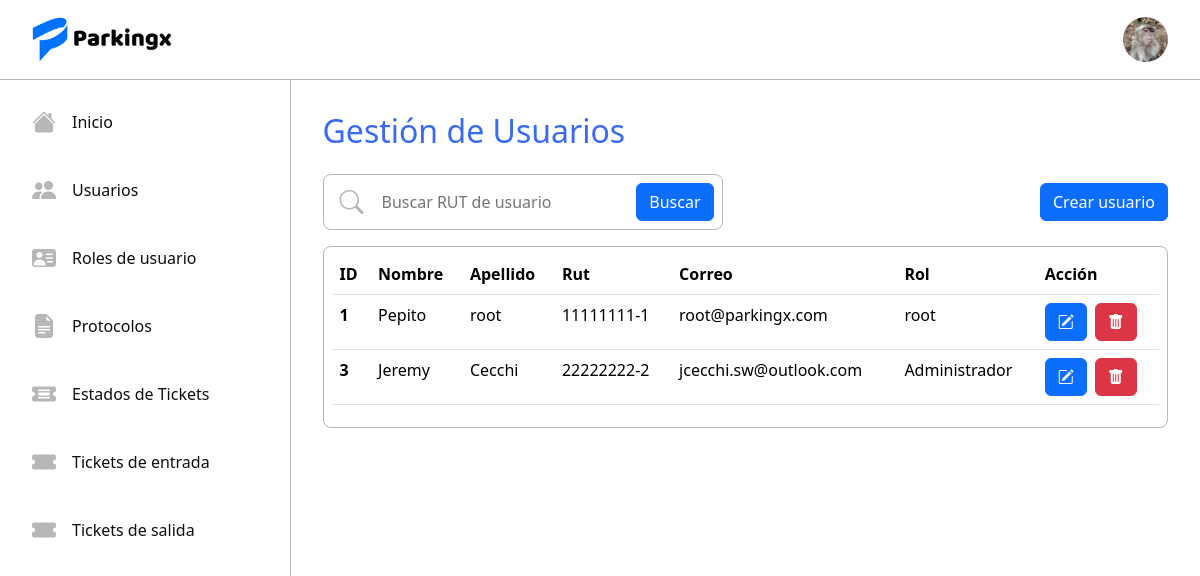
The app's page /userlist/ (signed in), older data.
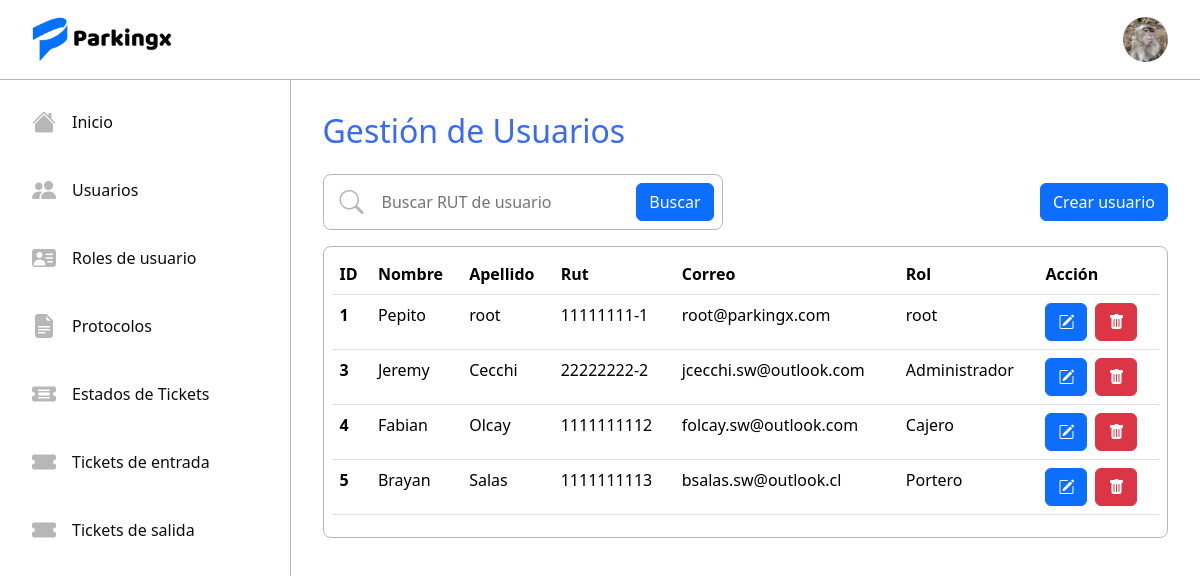
The same page, newer data.
### tickets/models.py (models this page shows, shortened)
class Usuario(AbstractUser):
    name = models.CharField(max_length=50)
    last_name = models.CharField(max_length=50)
    rut = models.CharField(max_length=10, unique=True)
    email = models.EmailField(max_length=254, unique=True)
    rol = models.ForeignKey(Rol, on_delete=models.RESTRICT)
    avatar = models.ImageField(upload_to='avatars', blank=True, null=True)

class Rol(models.Model):
    name = models.CharField(max_length=50, unique=True)
    description = models.TextField()
    def __str__(self) -> str:
        return self.name

### tickets/views.py (the view)
# urls.py: path('userlist/', ListUsuario.as_view(), name='userlist'),
@method_decorator(login_required, name='dispatch')
class ListUsuario(UserPassesTestMixin, ListView):
    model = Usuario
    template_name = 'tickets/usuarios/userlist.html'
    context_object_name = 'usersys'
    def test_func(self):
        rol = self.request.user.rol.name
        return rol in ['root', 'Administrador']

### tickets/templates/tickets/usuarios/userlist.html
{% extends "tickets/base.html" %}
{% block content %}
<div class="user-list-content">
    <h2 class="mb-4 blue-sys">Gestión de Usuarios</h2>
    <div class="mb-3 user-template-actions">
        <div class="search-content">
            <i class="bi bi-search menu-icon"></i>
            <input type="text" class="search-inpt" placeholder="Buscar RUT de usuario" maxlength="10">
            <button class="btn btn-primary">Buscar</button>
        </div>
        <div class="d-flex gap-2">
            <a href="{% url 'usercreate' %}" class="btn btn-primary">Crear usuario</a>
        </div>
    </div>
    {% if usersys %}
    <div class="border-table">
        <table class="table ">
            <thead>
                <tr>
                    <th scope="col">ID</th>
                    <th scope="col">Nombre</th>
                    <th scope="col">Apellido</th>
                    <th scope="col">Rut</th>
                    <th scope="col">Correo</th>
                    <th scope="col">Rol</th>
                    <th scope="col">Acción</th>
                </tr>
            </thead>
            <tbody>
                {% for u in usersys %}
                <tr>
                    <th scope="row">{{ u.id }}</th>
                    <td>{{ u.name }}</td>
                    <td>{{ u.last_name }}</td>
                    <td>{{ u.rut }}</td>
                    <td>{{ u.email }}</td>
                    <td>{{ u.rol }}</td>
                    <td class="d-flex gap-2">
                        {% if request.user.rol.name != 'root' and u.rol.name == 'root' or request.user.rol.name != 'root' and u.rol.name == 'Administrador' %}
                            <p class="text-danger">NO AUTORIZADO</p>
                        {% else %}
                            <a href="{% url 'userupdate' u.id %}" class="btn btn-primary"><i class="bi bi-pencil-square"></i></a>
                            <a href="{% url 'userdelete' u.id %}" class="btn btn-danger"><i class="bi bi-trash-fill"></i></a>
                        {% endif %}
                    </td>
                <tr>
                {% endfor %}
            </tbody>
        </table>
    </div>
    {% else %}
    <h4>No existen usuarios registrados...</h4>
    {% endif %}
</div>
{% endblock  %}

### tickets/templates/tickets/base.html (shortened to what this page needs)
<!DOCTYPE html>
<html lang="en">
<head>
    <link href="https://cdn.jsdelivr.net/npm/bootstrap@5.3.3/dist/css/bootstrap.min.css" rel="stylesheet">
    <link rel="stylesheet" href="https://cdn.jsdelivr.net/npm/bootstrap-icons@1.11.3/font/bootstrap-icons.min.css">
    {% load static %}
    {% load static %}
    <link rel="stylesheet" href="{% static 'tickets/css/styles.css' %}">
    <link rel="stylesheet" href="{% static 'tickets/css/login.css' %}">
</head>
<body>
    <nav class="navbar bg-body-tertiary">
        <div class="container-fluid">
            <img src="{% static 'tickets/img/Logo.png' %}" class="icon-project" alt="">
            {% if request.user.is_authenticated %}
            {% if request.user.avatar %}
            <img src="{{ request.user.avatar.url }}" alt="" class="avatar" id="avatar">
            {% else %}
            <img src="{% static 'tickets/img/defaultavatar.png' %}" alt="" class="avatar" id="avatar">
            {% endif %}
            {% else %}
            <a href="{% url 'login' %}" class="btn btn-primary">Iniciar sesión</a>
            {% endif %}
        </div>
    </nav>
    <div class="d-flex">
        <div class="sidebar">
            <ul class="nav menu flex-column">
                <li class="nav-item">
                    <a class="option nav-link" href="{% url 'home' %}">
                        <i class="bi bi-house-fill menu-icon"></i>
                        <p class="option-text">Inicio</p>
                    </a>
                </li>
                {% if request.user.rol.name == 'root' or request.user.rol.name == 'Administrador' %}
                <li class="nav-item">
                    <a class="option nav-link" href="{% url 'userlist' %}">
                        <i class="bi bi-people-fill menu-icon"></i>
                        <p class="option-text">Usuarios</p>
                    </a>
                </li>
                <li class="nav-item">
                    <a class="option nav-link" href="{% url 'listrol' %}">
                        <i class="bi bi-person-vcard-fill menu-icon"></i>
                        <p class="option-text">Roles de usuario</p>
                    </a>
                </li>
                <li class="nav-item">
                    <a class="option nav-link" href="{% url 'protocolos' %}">
                        <i class="bi bi-file-earmark-text-fill menu-icon"></i>
                        <p class="option-text">Protocolos</p>
                    </a>
                </li>
                <li class="nav-item">
                    <a class="option nav-link" href="{% url 'statelist' %}">
                        <i class="bi bi-ticket-detailed-fill menu-icon"></i>
                        <p class="option-text">Estados de Tickets</p>
                    </a>
                </li>
                {% endif %}
                {% if request.user.rol.name == 'root' or request.user.rol.name == 'Administrador' or request.user.rol.name == 'Cajero' or request.user.rol.name == 'Portero'%}
                <li class="nav-item">
                    <a class="option nav-link" href="{% url 'ticketE' %}">
                        <i class="bi bi-ticket-fill menu-icon"></i>
                        <p class="option-text">Tickets de entrada</p>
                    </a>
                </li>
                {% if request.user.rol.name != 'Portero' %}
                <li class="nav-item">
                    <a class="option nav-link" href="{% url 'ticketS' %}">
                        <i class="bi bi-ticket-fill menu-icon"></i>
                        <p class="option-text">Tickets de salida</p>
                    </a>
                </li>
                {% endif %}
                {% endif %}
            </ul>
        </div>
        <div class="home-content">
            {% block content %}{% endblock %}
        </div>
    </div>
</body>
    {% load static %}
</html>

Row changes from the older to the newer data that the page shows:
added Usuario: id "4", name "Fabian", last_name "Olcay", rut "1111111112", email "folcay.sw@outlook.com", rol "Cajero"
added Usuario: id "5", name "Brayan", last_name "Salas", rut "1111111113", email "bsalas.sw@outlook.cl", rol "Portero"
